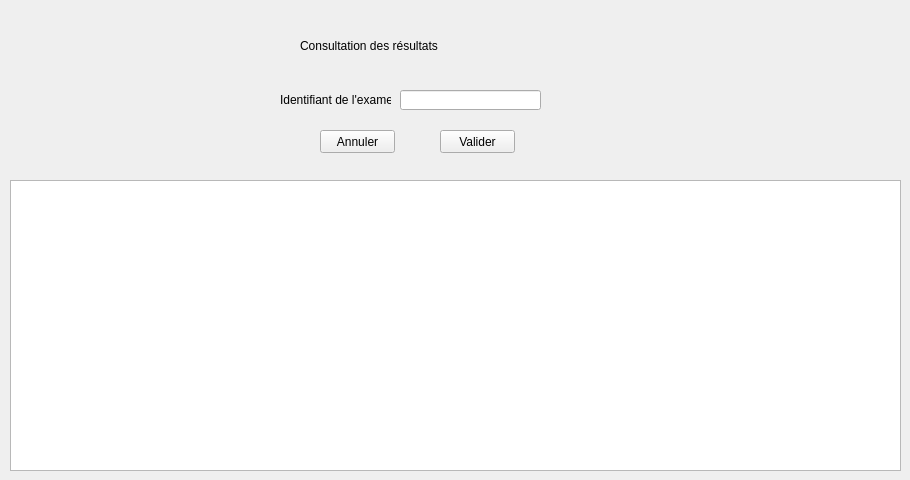
      <widget class="QWidget" name="tab_8">
       <attribute name="title">
        <string>Résultats des examens médicaux</string>
       </attribute>
       <widget class="QLineEdit" name="le_id_resultats">
        <property name="geometry">
         <rect>
          <x>400</x>
          <y>90</y>
          <width>141</width>
          <height>20</height>
         </rect>
        </property>
       </widget>
       <widget class="QLabel" name="label_39">
        <property name="geometry">
         <rect>
          <x>280</x>
          <y>90</y>
          <width>111</width>
          <height>20</height>
         </rect>
        </property>
        <property name="text">
         <string>Identifiant de l'examen</string>
        </property>
       </widget>
       <widget class="QPushButton" name="pb_resultat">
        <property name="geometry">
         <rect>
          <x>440</x>
          <y>130</y>
          <width>75</width>
          <height>23</height>
         </rect>
        </property>
        <property name="text">
         <string>Valider</string>
        </property>
       </widget>
       <widget class="QPushButton" name="pb_annuler_resultat">
        <property name="geometry">
         <rect>
          <x>320</x>
          <y>130</y>
          <width>75</width>
          <height>23</height>
         </rect>
        </property>
        <property name="text">
         <string>Annuler</string>
        </property>
       </widget>
       <widget class="QLabel" name="label_90">
        <property name="geometry">
         <rect>
          <x>300</x>
          <y>30</y>
          <width>211</width>
          <height>31</height>
         </rect>
        </property>
        <property name="styleSheet">
         <string notr="true">font: 15pt &quot;Calibri&quot;;</string>
        </property>
        <property name="text">
         <string>Consultation des résultats</string>
        </property>
       </widget>
       <widget class="QTableView" name="tab_resultats">
        <property name="geometry">
         <rect>
          <x>10</x>
          <y>180</y>
          <width>891</width>
          <height>291</height>
         </rect>
        </property>
       </widget>
      </widget>
